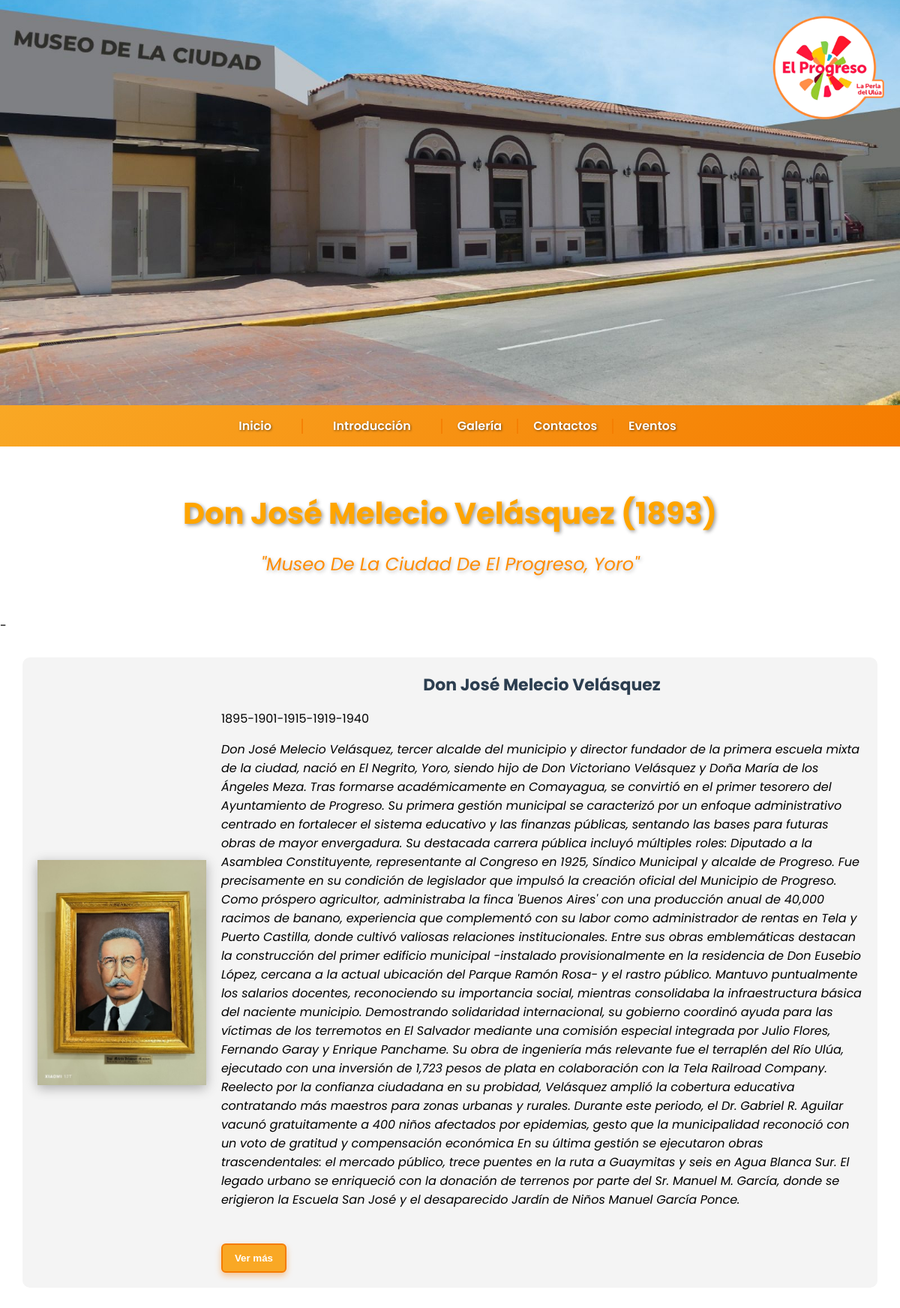
/alcaldes_data/don_jose_melecio_velasquez.php, run on the app's committed database.
### tables this page shows
CREATE TABLE `alcaldes` (
  `id` int(11) NOT NULL,
  `nombre` varchar(150) NOT NULL,
  `descripcion` text DEFAULT NULL,
  `frase` text DEFAULT NULL,
  `periodo` varchar(100) DEFAULT NULL,
  `imagen` varchar(255) DEFAULT NULL,
  `orden` int(11) DEFAULT 0
);

### alcaldes_data/don_jose_melecio_velasquez.php (the view, shortened to what this page needs)
<?php include '../PHP/config.php'; ?>
<!DOCTYPE html>
<html lang="en">
  <head>
    <link rel="stylesheet" href="../css/EstilosGenerales.css" />
    <link rel="stylesheet" href="../css/EstilosContactos.css" />
    <link
      rel="stylesheet"
      href="https://cdnjs.cloudflare.com/ajax/libs/font-awesome/5.15.4/css/all.min.css"
    />
  </head>
  <body>
    <header class="encabezado">
      <div class="contenido-encabezado">
        <a href="inicioSecion.html">
          <img
          src="Imagenes/Encabezado/LogoMuni.png"
          alt="Logo"
          class="logo"
          style="cursor: pointer"
        />
        </a>
      </div>
    </header>
     <nav class="barra-menu">
      <ul>
        <li><a href="PaginaPrincipal.php">Inicio</a></li>
        <div class="separador"></div>
        <li><a href="#" onclick="abrirModal('Intro')">Introducción</a></li>
        <div class="separador"></div>
        <a href="galeria.php">Galería</a>
        <div class="separador"></div>
        <a href="Contacto.html">Contactos</a>
        <div class="inscriccion separador"></div>
        <a href="Evento.php">Eventos</a>
      </ul>
    </nav>
    <header class="titulo-container">
      <h1 class="titulo-principal">Don José Melecio Velásquez (1893) </h1>
      <h2 class="subtitulo">"Museo De La Ciudad De El Progreso, Yoro"</h2>
    </header>
<main class= "Contenido Principal">
    <?php
    $actual_query = mysqli_query($conn, "SELECT * FROM alcaldes WHERE nombre = 'Don José Melecio Velásquez'  LIMIT 1");
    $alcalde_actual = mysqli_fetch_assoc($actual_query);
    ?>
    <?php if ($alcalde_actual): ?>-
      <section class="alcalde">
        <div class="contenedor-alcalde">
          <img src="../<?php echo htmlspecialchars($alcalde_actual['imagen']); ?>" alt="Foto del Alcalde" class="foto-alcalde" onclick="abrirImagenModal(this.src)" />
          <div class="info-alcalde">
            <h3><?php echo htmlspecialchars($alcalde_actual['nombre']); ?></h3>
            <p><?php echo htmlspecialchars($alcalde_actual['periodo']); ?></p>
            <p><em><?php echo htmlspecialchars($alcalde_actual['descripcion']); ?></em></p>
            <button id="verMasBtn" onclick="toggleInfo()">Ver más</button>
          </div>
        </div>
      </section>
    <?php else: ?>
      <p style="text-align:center; color: red;">⚠️ No hay un alcalde actual definido.</p>
    <?php endif; ?>
  </main>
  </body>
</html>

### css/EstilosGenerales.css (style rules this page uses)
body { margin: 0; font-family: 'Poppins', sans-serif; }
.encabezado { background-image: url('../Imagenes/Encabezado/ENCABEZADO.jpeg'); background-size: cover; background-position: center; height: 500px; position: relative; color: white; }
.logo { position: absolute; top: 5px; right: 5px; width: 180px; height: auto; z-index: 2; }
.titulo-container { text-align: center; padding: 2rem 1rem; background-color: white; }
.titulo-principal { color: orange; font-size: 2.5rem; text-shadow: 2px 2px 5px rgba(0, 0, 0, 0.4); margin-bottom: 0.5rem; }
.subtitulo { color: darkorange; font-size: 1.5rem; font-weight: normal; font-style: italic; text-shadow: 1.5px 1.5px 5px rgba(0, 0, 0, 0.25); }
.barra-menu { background: linear-gradient(135deg, #f9a825, #f57c00); padding: 15px 0; box-shadow: 0 2px 8px rgba(0, 0, 0, 0.1); }
.barra-menu ul { list-style: none; display: flex; justify-content: center; align-items: center; padding: 0; margin: 0; }
.barra-menu li { margin: 0 20px; }
.barra-menu a { text-decoration: none; color: white; font-weight: 600; font-family: 'Poppins', sans-serif; font-size: 16px; transition: all 0.3s ease; text-shadow: 1px 1px 3px rgba(0, 0, 0, 0.5); }
.separador { width: 2px; height: 20px; background-color: #f57c00; margin: 0 20px; opacity: 0.8; }
header { padding: 20px; background-color: #2c3e50; color: white; }
.contenedor-alcalde { display: flex; align-items: center; padding: 20px; background-color: #f4f4f4; border-radius: 10px; margin: 30px; }
.foto-alcalde { width: 300px; height: 300px; object-fit: cover; margin-right: 20px; box-shadow: 0 4px 15px rgba(0, 0, 0, 0.3); }
.info-alcalde h3 { margin: 0; font-size: 22px; color: #2c3e50; }
button { margin-top: 15px; background-color: #f9a825; color: white; border: 2px solid #f57c00; padding: 10px 16px; border-radius: 6px; cursor: pointer; font-weight: bold; box-shadow: 0 4px 8px rgba(245, 124, 0, 0.4); transition: background-color 0.3s, box-shadow 0.3s; }

### css/EstilosContactos.css (style rules this page uses)
h3 { text-align: center; font-size: 2rem; margin-bottom: 30px; color: #f57c00; }

### data on the page
alcaldes: imagen (picture), nombre "Don José Melecio Velásquez", periodo "1895-1901-1915-1919-1940", descripcion "Don José Melecio Velásquez, tercer alcalde del municipio y director fundador de la primera escuela mixta de la ciudad, nació en El Negrito, Yoro, siendo hijo de Don Victoriano Velásquez y Doña María de los Ángeles Meza. Tras formarse académicamente en Comayagua, se convirtió en el primer tesorero del Ayuntamiento de Progreso. Su primera gestión municipal se caracterizó por un enfoque administrativo centrado en fortalecer el sistema educativo y las finanzas públicas, sentando las bases para futuras obras de mayor envergadura. Su destacada carrera pública incluyó múltiples roles: Diputado a la Asamblea Constituyente, representante al Congreso en 1925, Síndico Municipal y alcalde de Progreso.…"
